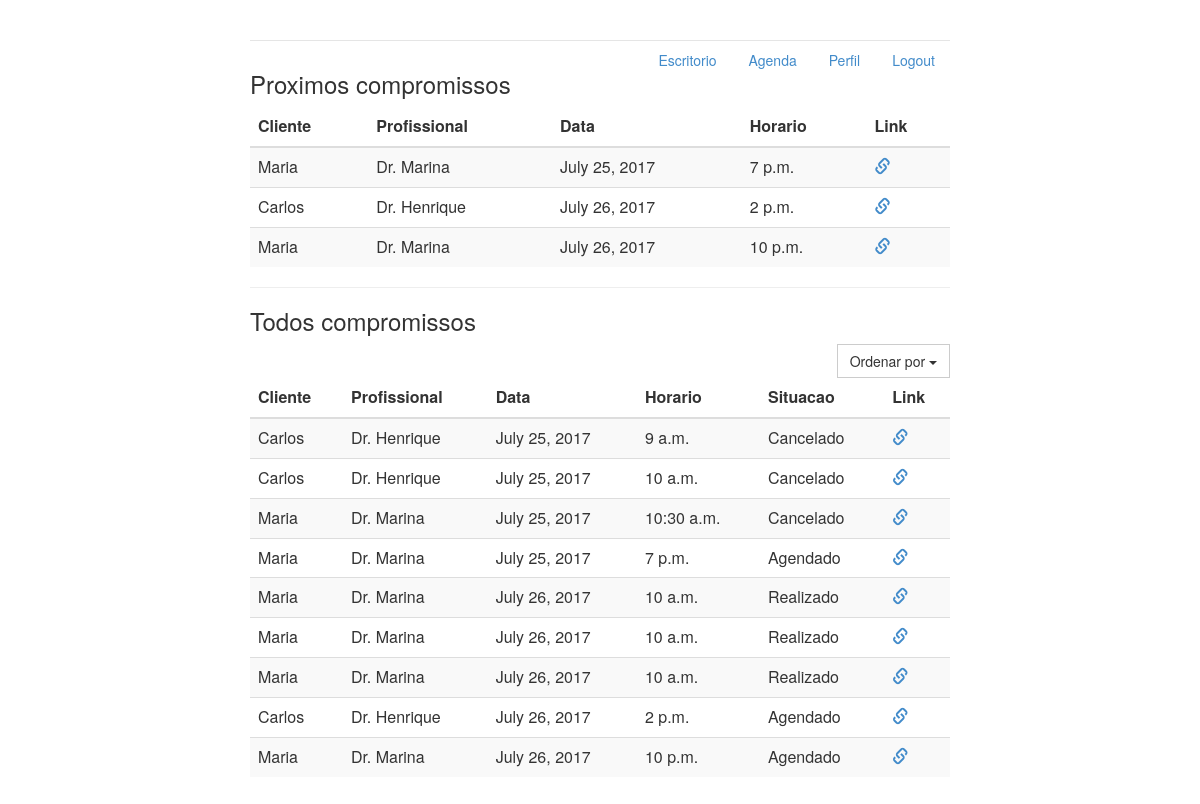
Page /agenda on the earlier database version.
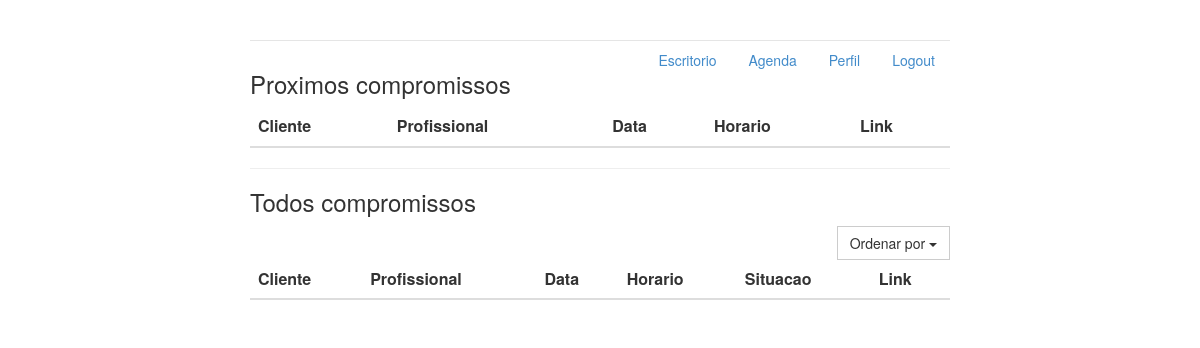
Same page on the later database version.
### agenda/models.py (models this page shows, shortened)
class ItemAgenda(models.Model):
    profissional = models.ForeignKey(Profissional, on_delete=models.CASCADE, related_name='agenda_profissional')
    horario = models.TimeField()
    data = models.DateField()
    cliente = models.ForeignKey(Cliente, on_delete=models.CASCADE, related_name='agenda_cliente')
    escritorio = models.ForeignKey(Escritorio, on_delete=models.CASCADE, related_name='agenda_escritorio')
    SITUACAO = (
        ('A','Agendado'),
        ('R','Realizado'),
        ('C','Cancelado'),
        ('E','Em Andamento'),
    )
    situacao = models.CharField(max_length=1, choices=SITUACAO, default='A')
    def __init__(self, *args, **kwargs):
        super().__init__(*args, **kwargs)

class Cliente(models.Model):
    nome = models.CharField(max_length=120)
    telefone = models.CharField(max_length=10)
    cpf = models.CharField(max_length=11)
    def __init__(self, *args, **kwargs):
        super().__init__(*args, **kwargs)

class Profissional(models.Model):
    nome = models.CharField(max_length=120)
    telefone = models.CharField(max_length=10)
    profissao = models.CharField(max_length=120)
    escritorio = models.ForeignKey(Escritorio, on_delete=models.CASCADE, related_name="profissionais", null=True)
    gerente = models.BooleanField(default=False)
    STATUS = (
        ('A', 'Ausente'),
        ('D', 'Disponivel'),
        ('O', 'Ocupado'),
    )
    status = models.CharField(max_length=1, choices=STATUS, default='A')
    usuario = models.OneToOneField(User, related_name="profissional", on_delete=models.CASCADE)
    def __init__(self, *args, **kwargs):
        super().__init__(*args, **kwargs)

### agenda/views.py (the view)
# urls.py: url(r'^agenda$', views.detalhesAgenda, name='agenda'),
def detalhesAgenda(request, filter='data'):
    escritorio = perfilLogado().escritorio
    proximosCompromissos = ItemAgenda.objects.filter(escritorio=escritorio, situacao='A').order_by('data', 'horario')
    todosCompromissos = ItemAgenda.objects.filter(escritorio=escritorio).order_by(filter, 'data', 'horario')
    return render(request, 'agenda.html', {'proxCompromissos':proximosCompromissos,
                                           'todosCompromissos':todosCompromissos,
                                           'perfilLogado': perfilLogado()})

### agenda/views.py (called while the page is built)
def perfilLogado():
    return Profissional.objects.get(id=1)

### agenda/templates/agenda.html (shortened to what this page needs)
{% extends 'base.html' %}
{% block body %}
<h3>Proximos compromissos</h3>
<table class="table table-striped">
    <thead>
        <tr>
            <th>Cliente</th>
            <th>Profissional</th>
            <th>Data</th>
            <th>Horario</th>
            <th>Link</th>
        </tr>
    </thead>
    <tbody>
        {% for compromisso in proxCompromissos %}
            <tr>
                <td>{{ compromisso.cliente.nome }}</td>
                <td>{{ compromisso.profissional.nome }}</td>
                <td>{{ compromisso.data }}</td>
                <td>{{ compromisso.horario }}</td>
                <td><a href="{% url 'compromisso' compromisso.id %}"><span class="glyphicon glyphicon-link"></span></a></td>
            </tr>
        {% endfor %}
  </tbody>
</table>
<hr>
<h3>Todos compromissos</h3>
<div class="input-group">
    <div class="input-group-btn">
        <button type="button" class="btn btn-default dropdown-toggle pull-right" data-toggle="dropdown" aria-haspopup="true" aria-expanded="false">Ordenar por <span class="caret"></span></button>
    </div>
</div>
<table class="table table-striped">
    <thead>
        <tr>
            <th>Cliente</th>
            <th>Profissional</th>
            <th>Data</th>
            <th>Horario</th>
            <th>Situacao</th>
            <th>Link</th>
        </tr>
    </thead>
    <tbody>
        {% for compromisso in todosCompromissos %}
            <tr>
                <td>{{ compromisso.cliente.nome }}</td>
                <td>{{ compromisso.profissional.nome }}</td>
                <td>{{ compromisso.data }}</td>
                <td>{{ compromisso.horario }}</td>
                <td>{{ compromisso.get_situacao_display }}</td>
                <td><a href="{% url 'compromisso' compromisso.id %}"><span class="glyphicon glyphicon-link"></span></a></td>
            </tr>
        {% endfor %}
  </tbody>
</table>
{% endblock %}

### agenda/templates/base.html (shortened to what this page needs)
{% load staticfiles %}
<html lang="pt">
<head>
    <link href="{% static 'styles/bootstrap.css' %}" rel="stylesheet"/>
    <link href="{% static 'styles/main.css' %}" rel="stylesheet"/>
</head>
<body>
    <div class="container">
         <div class="header">
            <ul class="nav nav-pills pull-right">
                <li class=""><a href="{% url 'index' %}">Escritorio</a></li>
                <li class=""><a href="{% url 'agenda' %}">Agenda</a></li>
                <li class=""><a href="{% url 'perfil' perfilLogado.id %}">Perfil</a></li>
                <li class=""><a href="#">Logout</a></li>
            </ul>
        </div>
        {% block body %}
        {% endblock %}
    </div>
</body>
</html>

### agenda/static/styles/main.css (style rules this page uses)
body { padding-top: 20px; padding-bottom: 20px; }
.header, .content, .footer { padding-left: 15px; padding-right: 15px; }
.header { border-bottom: 1px solid #e5e5e5; }
@media (min-width: 768px) { .container { max-width: 730px; } }
@media screen and (min-width: 768px) { .header, .content, .footer { padding-left: 0; padding-right: 0; } }
@media screen and (min-width: 768px) { .header { margin-bottom: 30px; } }

Differences in the rows shown:
removed ItemAgenda: cliente.nome "Maria", profissional.nome "Dr. Marina", data "July 25, 2017", horario "7 p.m.", situacao "Agendado"
removed ItemAgenda: cliente.nome "Carlos", profissional.nome "Dr. Henrique", data "July 26, 2017", horario "2 p.m.", situacao "Agendado"
removed ItemAgenda: cliente.nome "Maria", profissional.nome "Dr. Marina", data "July 26, 2017", horario "10 p.m.", situacao "Agendado"
removed ItemAgenda: cliente.nome "Carlos", profissional.nome "Dr. Henrique", data "July 25, 2017", horario "9 a.m.", situacao "Cancelado", shown under "Todos compromissos"
removed ItemAgenda: cliente.nome "Carlos", profissional.nome "Dr. Henrique", data "July 25, 2017", horario "10 a.m.", situacao "Cancelado", shown under "Todos compromissos"
removed ItemAgenda: cliente.nome "Maria", profissional.nome "Dr. Marina", data "July 25, 2017", horario "10:30 a.m.", situacao "Cancelado", shown under "Todos compromissos"
removed ItemAgenda: cliente.nome "Maria", profissional.nome "Dr. Marina", data "July 26, 2017", horario "10 a.m.", situacao "Realizado", shown under "Todos compromissos"
removed ItemAgenda: cliente.nome "Maria", profissional.nome "Dr. Marina", data "July 26, 2017", horario "10 a.m.", situacao "Realizado", shown under "Todos compromissos"
removed ItemAgenda: cliente.nome "Maria", profissional.nome "Dr. Marina", data "July 26, 2017", horario "10 a.m.", situacao "Realizado", shown under "Todos compromissos"
